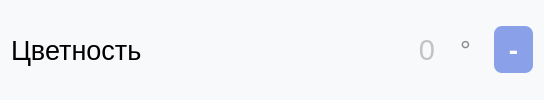
                     <widget class="QWidget" name="widget_37" native="true">
                      <property name="font">
                       <font>
                        <pointsize>36</pointsize>
                       </font>
                      </property>
                      <property name="styleSheet">
                       <string notr="true">border-radius: 8px;
background-color:rgb(248, 249, 251);
color: rgb(140, 139, 139);</string>
                      </property>
                      <layout class="QHBoxLayout" name="horizontalLayout_63">
                       <item>
                        <widget class="QLabel" name="chroma">
                         <property name="minimumSize">
                          <size>
                           <width>0</width>
                           <height>0</height>
                          </size>
                         </property>
                         <property name="maximumSize">
                          <size>
                           <width>16777215</width>
                           <height>16777215</height>
                          </size>
                         </property>
                         <property name="font">
                          <font>
                           <pointsize>20</pointsize>
                          </font>
                         </property>
                         <property name="styleSheet">
                          <string notr="true">background-color:rgb(248, 249, 251);
color: rgb(0, 0, 0);
margin-right: 0px;
</string>
                         </property>
                         <property name="inputMethodHints">
                          <set>Qt::ImhNone</set>
                         </property>
                         <property name="text">
                          <string>Цветность</string>
                         </property>
                         <property name="wordWrap">
                          <bool>true</bool>
                         </property>
                        </widget>
                       </item>
                       <item>
                        <widget class="QLineEdit" name="value_chroma">
                         <property name="minimumSize">
                          <size>
                           <width>0</width>
                           <height>0</height>
                          </size>
                         </property>
                         <property name="font">
                          <font>
                           <family>MS Shell Dlg 2</family>
                           <pointsize>22</pointsize>
                           <weight>50</weight>
                           <italic>false</italic>
                           <bold>false</bold>
                           <strikeout>false</strikeout>
                          </font>
                         </property>
                         <property name="styleSheet">
                          <string notr="true">background-color:rgb(248, 249, 251);
color: rgb(140, 139, 139);
outline: 0px;
padding-left: 10px;
margin-left: 20px;
margin-right: 10px;
border-top-left-radius: 0px;
border-bottom-left-radius: 00px;
border: none;

</string>
                         </property>
                         <property name="alignment">
                          <set>Qt::AlignRight|Qt::AlignTrailing|Qt::AlignVCenter</set>
                         </property>
                         <property name="placeholderText">
                          <string>0</string>
                         </property>
                        </widget>
                       </item>
                       <item>
                        <widget class="QLabel" name="dimension_chroma">
                         <property name="font">
                          <font>
                           <pointsize>20</pointsize>
                          </font>
                         </property>
                         <property name="styleSheet">
                          <string notr="true">margin-right: 10px;
</string>
                         </property>
                         <property name="text">
                          <string>°</string>
                         </property>
                        </widget>
                       </item>
                       <item>
                        <widget class="QPushButton" name="clean_chroma">
                         <property name="font">
                          <font>
                           <family>Montserrat</family>
                           <pointsize>20</pointsize>
                           <weight>75</weight>
                           <bold>true</bold>
                          </font>
                         </property>
                         <property name="styleSheet">
                          <string notr="true">QPushButton {
background-color:rgb(138, 161, 233);
color:rgb(255, 255, 255);
font-weight: 600;
border-radius: 8px;
padding: 5px 15px;
outline: 0px;
}
QPushButton:hover{
background-color: rgb(125, 143, 202);
}</string>
                         </property>
                         <property name="text">
                          <string>-</string>
                         </property>
                        </widget>
                       </item>
                      </layout>
                     </widget>
